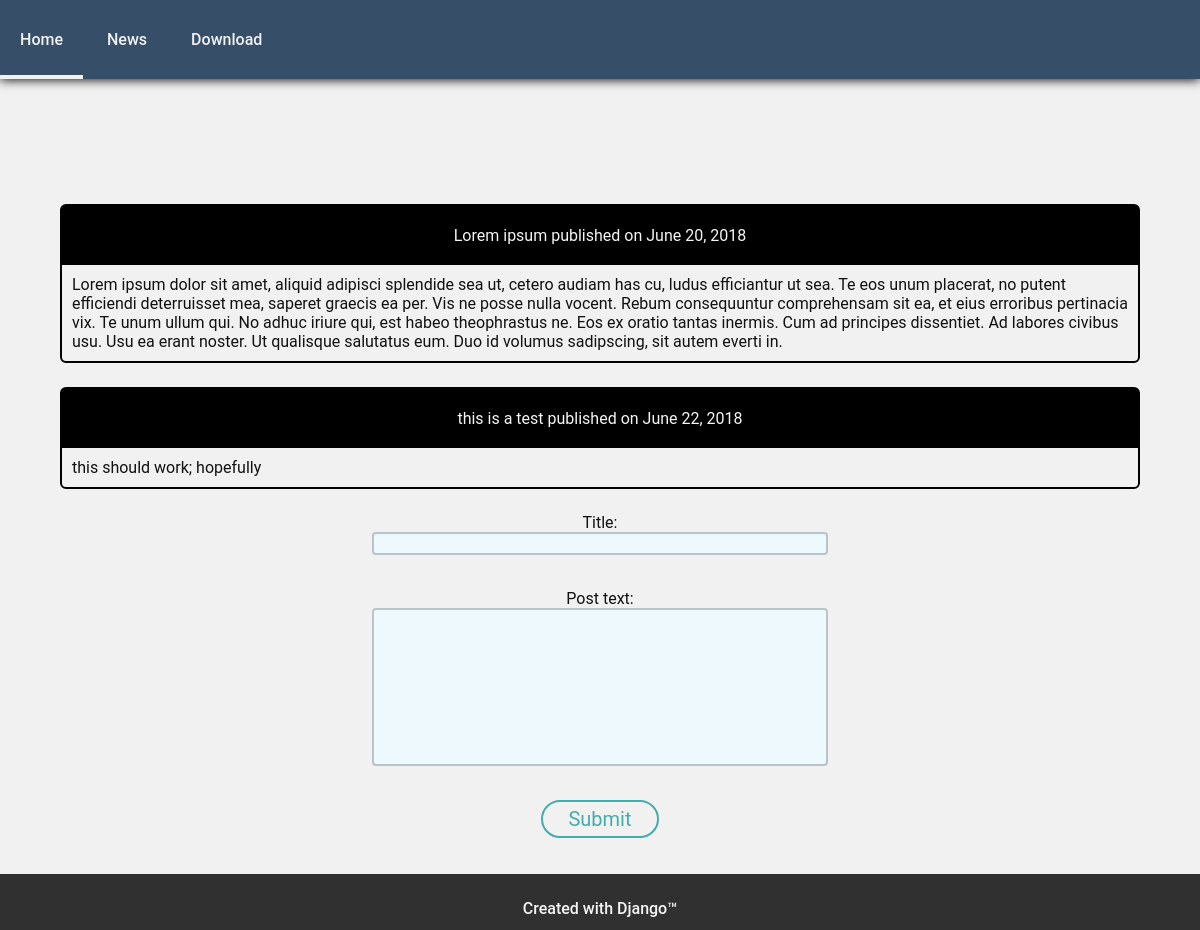
Before: / with the older database file.
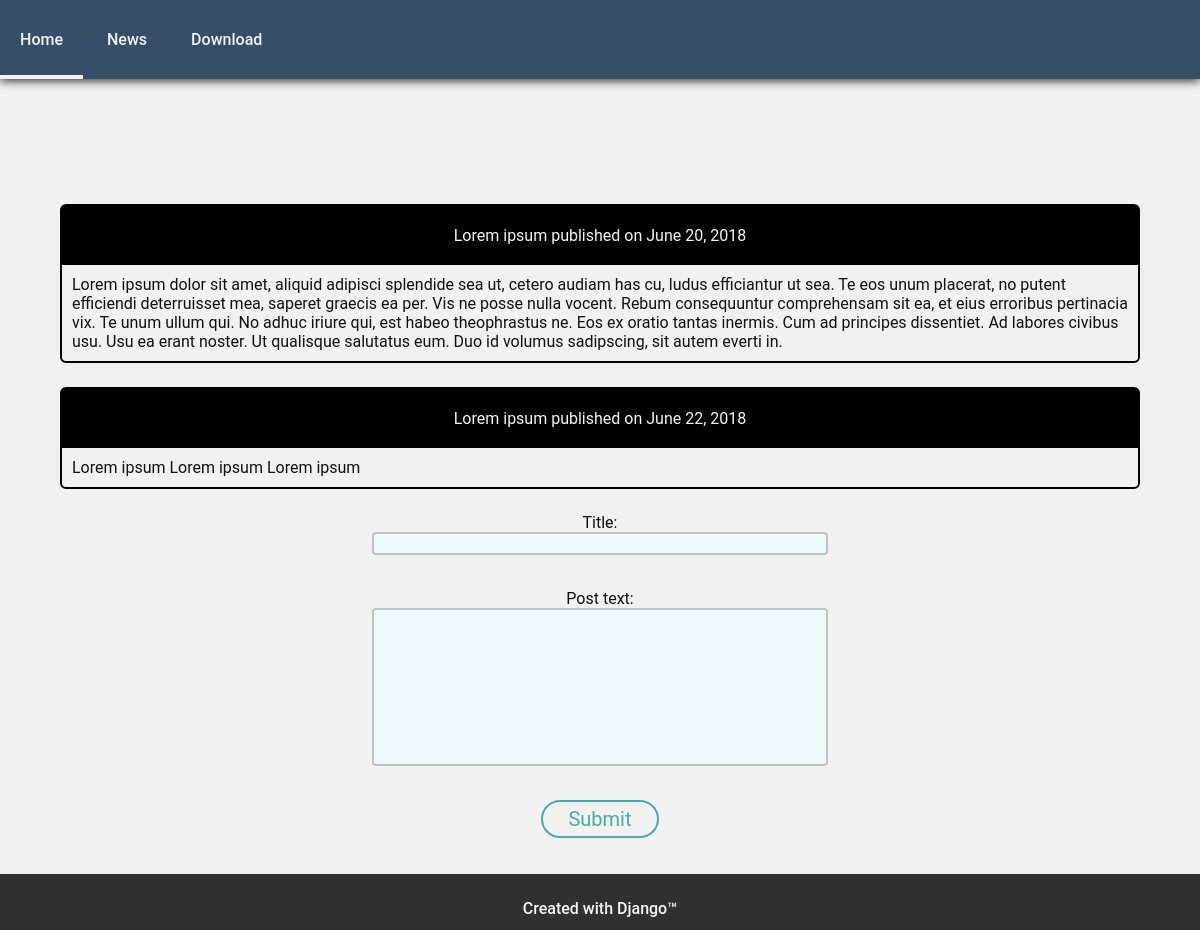
After: the same page with the newer database file.
### blog/models.py (models this page shows, shortened)
class Post(models.Model):
    title = models.CharField(max_length=140)
    post_text = models.TextField()
    published_date = models.DateTimeField('date published')
    class Meta:
        verbose_name_plural = "Blog Posts"

### blog/views.py (the view)
# urls.py: path('', views.index, name='index'),
def index(request):
    blog_post_list = Post.objects.all()[:5]
    form_post = make_post_form()
    context = {
        "blog_post_list": blog_post_list, "form_post": form_post
    }
    return render(request, 'blog/main.html', context)

### blog/forms.py
class make_post_form(forms.Form):
    title = forms.CharField(widget=forms.Textarea(attrs={'cols':'70',
'rows':'1'}))
    post_text = forms.CharField(widget=forms.Textarea)

### blog/templates/blog/main.html (shortened to what this page needs)
{% load static %}
<head>
    <link href="{% static 'blog/style.css'%}" rel="stylesheet">
</head>
<div class="container">
    <div class="navbar">
        <a href="#home">
            <span>
                Home
            </span>
        </a>
        <a href="#news">
            <span>
                News
            </span>
        </a>
        <a href="#download">
            <span>
                Download
            </span>
        </a>
    </div>
    <br>
    <br>
    <br>
    <br>
    <br>
    <br>
    <br>
    <br>
    <br>
    <br>
    {% block content %}
        {% for post in blog_post_list %}
            <div class="post">
                <div class="postHead">
                    <p2>
                        {{ post.title }} published on {{ post.published_date.date }}
                    </p2>
                </div>
                <p>
                    {{ post.post_text }}
                </p>
            </div>
        {% endfor %}
    {% endblock %}
    <form action="{% url 'make_post' %}" method="post">
        {{ form_post.as_p }}
        <input type="submit" class="button"/>
    </form>
    <br>
    <br>
    <br>
    <br>
    <div class="transparentBar"></div>
    <div class="bottomBar">
        <a href="/admin" class='whiteFont'> Created with Django&#8482; </a>
    </div>
</div>

### blog/static/blog/style.css (style rules this page uses)
.container { margin: 0%; }
p { font-family: "roboto"; color: #111; margin: 10px 10px; z-index: 100; }
p2 { font-size: 16px; font-family: "roboto"; color: whitesmoke; }
.whiteFont { color: whitesmoke; }
.button { background-color: transparent; color: #45ada8; font-family: "roboto"; font-size: 20px; border: 2px solid #45ada8; border-radius: 32px; padding: 5px 25px; }
.post { background-color: transparent; border: 2px solid black; border-radius: 6px; padding: 0px 0px; margin: 2% 5%; }
.postHead { padding: 20px 0; background-color: black; text-align: center; }
.bottomBar { text-align: center; color: white; position: fixed; width: 100%; bottom: 1.3%; }
.transparentBar { background-color: black; height: 6%; width: 100%; position: fixed; width: 100%; bottom: 0%; opacity: .8 }
form { margin: 20px 20px; text-align: center; }
textarea { resize: none; display: block; margin-left: auto; margin-right: auto; margin-bottom: 3%; width: 40%; outline: none; border: 2px solid #b9c3cb; background-color: #eef9fd; border-radius: 4px; }
a { text-decoration: none; font-family: "roboto"; font-size: 100%; font-weight: 500; color: #f1f1f1; }
.navbar span { display: inline-block; padding: 30px 20px 26px 20px; margin-bottom: 4px; }
.navbar { background-color: #364e68; padding: 0px 0px; position: fixed; width: 100%; z-index: 200; box-shadow: 0px 1px 10px #111; }

Changed rows visible on the page:
removed Post: title "this is a test", published_date "June 22, 2018", post_text "this should work; hopefully"
added Post: title "Lorem ipsum", published_date "June 22, 2018", post_text "Lorem ipsum Lorem ipsum Lorem ipsum"
